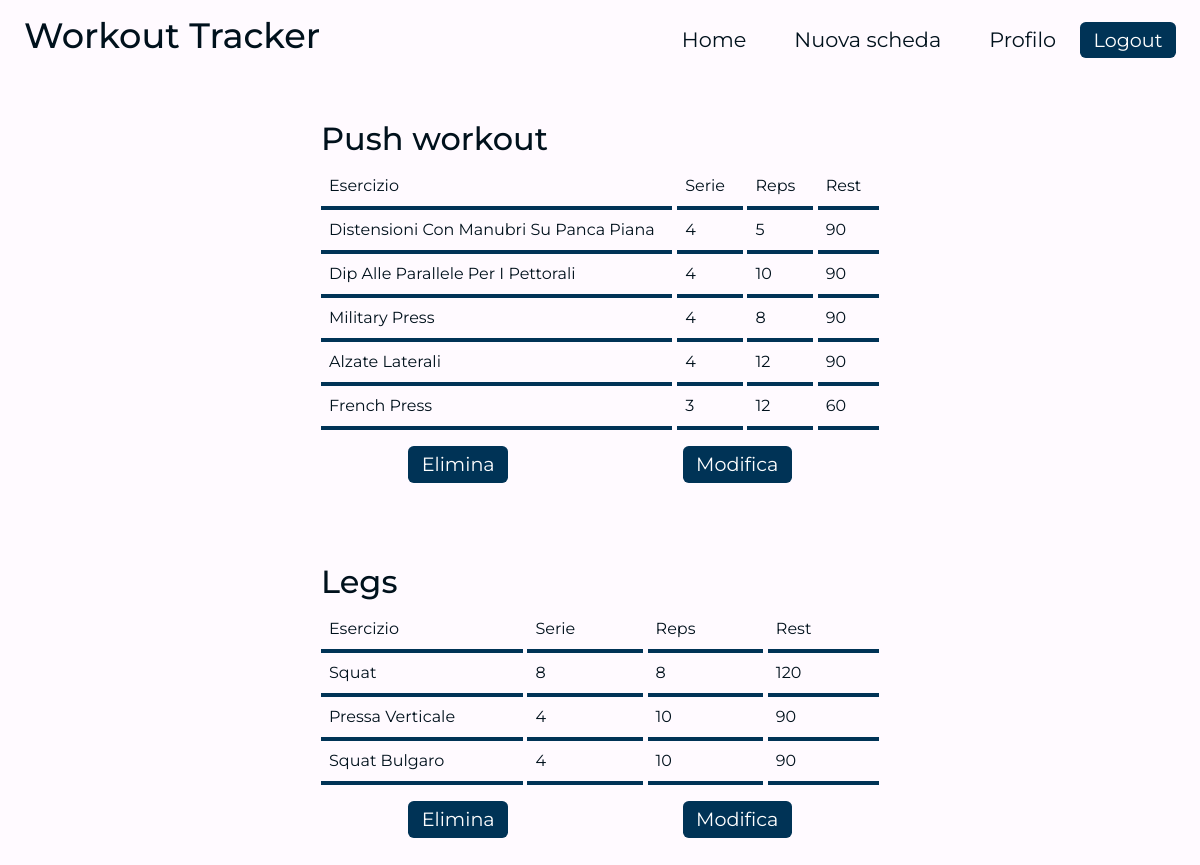
/ (signed in), run on the app's committed database.
### tables this page shows
CREATE TABLE programs
(
    id INTEGER PRIMARY KEY AUTOINCREMENT NOT NULL,
    name VARCHAR(20) NOT NULL,
    user_id INTEGER NOT NULL,
    UNIQUE (name, user_id)
    FOREIGN KEY (user_id) REFERENCES users(id)
);

CREATE TABLE workouts
(
    id INTEGER PRIMARY KEY AUTOINCREMENT NOT NULL,
    program_id INTEGER NOT NULL,
    exercise_id INTEGER NOT NULL,
    sets INTEGER NOT NULL,
    reps INTEGER NOT NULL,
    rest INTEGER NOT NULL,
    weight INTEGER,
    FOREIGN KEY (program_id) REFERENCES programs(id),
    FOREIGN KEY (exercise_id) REFERENCES exercises(id)
);

CREATE TABLE exercises
(
    id INTEGER PRIMARY KEY AUTOINCREMENT NOT NULL,
    name TEXT NOT NULL,
    muscles TEXT,
    tutorial TEXT
);

### app.py (the view)
@app.route("/")
@login_required
def index():
    scheda = db.execute("""SELECT p.name AS "program", e.name, w.sets, w.reps, w.rest, w.weight
                        FROM programs AS p
                        JOIN workouts AS w ON p.id = w.program_id
                        JOIN exercises AS e ON e.id = w.exercise_id
                        WHERE p.user_id = ?""", session['user_id'])
    programs = db.execute("SELECT DISTINCT(name) FROM programs WHERE user_id = ?", session['user_id'])
    return render_template("index.html", programs=programs, scheda=scheda, p_lenght=len(programs))

### app.py (called while the page is built)
@app.after_request
def after_request(response):
    response.headers["Cache-Control"] = "no-cache, no-store, must-revalidate"
    response.headers["Expires"] = 0
    response.headers["Pragma"] = "no-cache"
    return response

### functions.py (called while the page is built)
def login_required(f):
    @wraps(f)
    def decorated_function(*args, **kwargs):
        if session.get("user_id") is None:
            return redirect("/login")
        return f(*args, **kwargs)
    return decorated_function

### templates/index.html (shortened to what this page needs)
{% extends "layout.html" %}
{% block name %}
    Workout Tracker
{% endblock %}
{% block main %}
    <div class="container">
        {% if p_lenght != 0 %}
            {% for program in programs%}
                <section class="scheda">
                    <h2>{{ program['name'] }}</h2>
                    <div class="table four">
                        <div>Esercizio</div>
                        <div>Serie</div>
                        <div>Reps</div>
                        <div>Rest</div>
                        {% for row in scheda %}
                            {% if row['program'] == program['name'] %}
                                <div>{{ row['name'] }}</div>
                                <div>{{ row['sets'] }}</div>
                                <div>{{ row['reps'] }}</div>
                                <div>{{ row['rest'] }}</div>
                            {% endif %}
                        {% endfor %}
                    </div>
                    <div class="btn-group">
                        <form action="/program_delete" method="post">
                            <button>Elimina</button>
                        </form>
                        <form action="/program_update" method="get">
                            <button>Modifica</button>
                        </form>
                    </div>
                </section>
            {% endfor %}
        {% else %}
            <button style="margin-top: 50vh"><a href="/scheda">Crea nuova scheda</a></button>
        {% endif %}
    </div>
{% endblock %}

### templates/layout.html (shortened to what this page needs)
<html lang="it">
<head>
    <link rel="stylesheet" href="https://cdnjs.cloudflare.com/ajax/libs/font-awesome/6.1.1/css/all.min.css" />
    <link href="https://cdn.jsdelivr.net/npm/bootstrap@5.2.0/dist/css/bootstrap.min.css" rel="stylesheet">
    <link href="/static/style.css?ts=<?=time()?>&quot" type="text/css" rel="stylesheet">
</head>
<body>
    <header class="desktop-view">
        {% if session['user_id'] %}
            <h1>{% block name %}{% endblock %}</h1>
            <nav class="page-top">
                <ul>
                    <a href="/"><li>Home</li></a>
                    <a href="/scheda"><li>Nuova scheda</li></a>
                    <a href="/profile"><li>Profilo</li></a>
                    <a href="/logout"><button>Logout</button></a>
                </ul>
            </nav>
        {% endif %}
    </header>
    <main>
        {% block main %}{% endblock %}
    </main>
</body>
</html>

### static/style.css (style rules this page uses)
@media (prefers-color-scheme: light) { :root { --background-color: #fffaffff; --text-color: #00111C; } }
a { text-decoration: none; color: var(--text-color); }
* { box-sizing: border-box; margin: 0; padding: 0; }
body { background-color: var(--background-color); color: var(--text-color); font-family: 'Montserrat', sans-serif; }
header { height: 10vh; display: flex; align-items: center; justify-content: space-between; }
header { padding: 0 2vw; }
nav ul { list-style-type: none; display: flex; justify-content: space-evenly; align-items: center; height: 100%; color: #ffffff; padding-left: 0; margin-bottom: 0; }
nav.page-top li { margin: 0 2vw; font-size: 1.3em; }
div.container { display: flex; flex-direction: column; align-items: center; justify-content: space-evenly; margin-bottom: 4vh; }
h1 { font-size: 2.2em; text-align: center; }
form { display: flex; flex-direction: column; align-items: center; margin-top: 10%; }
button { font-size: 1.2em; padding: 0.2em 0.7em; background-color: #003356; color: white; border: none; border-radius: 0.3em; }
section.scheda { margin: 5vh 0; width: 50%; }
section.scheda div.table.four { width: 100%; }
section.scheda form { margin: 0; }
.btn-group { display: flex; justify-content: space-around; margin-top: 2vh; }
div.table { display: grid; align-items: end; --bs-table-color: var(--text-color); text-transform: capitalize; }
div.table.four { grid-template-columns: auto auto auto auto; column-gap: 0.3em; }
div.table div { border-bottom: 4px solid #003356; padding: 0.5em; }

### data on the page
programs: name "Push workout"
workouts: name "Distensioni Con Manubri Su Panca Piana", sets "4", reps "5", rest "90"
workouts: name "Dip Alle Parallele Per I Pettorali", sets "4", reps "10", rest "90"
workouts: name "Military Press", sets "4", reps "8", rest "90"
workouts: name "Alzate Laterali", sets "4", reps "12", rest "90"
workouts: name "French Press", sets "3", reps "12", rest "60"
programs: name "Legs"
workouts: name "Squat", sets "8", reps "8", rest "120"
workouts: name "Pressa Verticale", sets "4", reps "10", rest "90"
workouts: name "Squat Bulgaro", sets "4", reps "10", rest "90"
